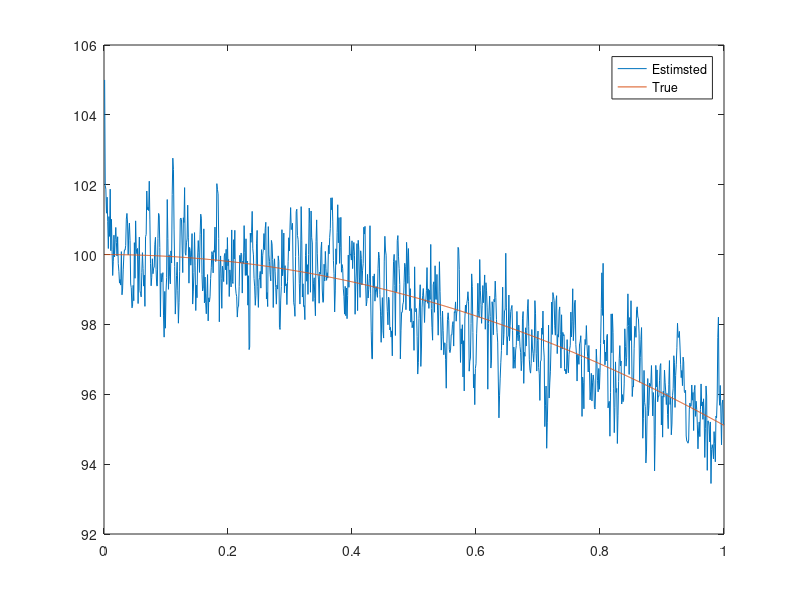

Recreate this plot in MATLAB.
clc, clear; close all;

% Define the system:
N = 1000; % number of time steps
dt = 0.001; % sampling time (sec)
t = dt*(1:N); % time vector
A = [ 1 dt; 0 1]; % state matrix
B = [ -1/2*dt^2; -dt]; % input matrix
C = [ 1 0]; % observation matrix
I  = eye(2) 
Q = I; % state noise covariance
u = 9.8;

% Define the initial position and velocity (the states)
y0 = 100;% m
v0 = 0; % m/s

% Initialize the true state vector
xt = zeros(2,N); % true state vector
xt(:,1) = [y0; v0];

for k = 2:N
    xt(:,k) = A*xt(:,k-1)+B*u;
end

% ------------------
R = 4;
v = 0+sqrt(R)*randn(1,N);
y = C*xt+v;


% ---------------------------
% Implementation of Kalman Filter
x = zeros(2,N);
% Guess
x(:,1)= [ 105;0]; % Initial Guess

% Initialize the covariance matrix
P = [ 10 0; 0 0.1];

for k = 2:N
    % Predict the state vector
    x(:,k) = A*x(:,k-1)+B*u;
    % Predict the covariance matrix
    P = A*P*A'+Q;
    % predict Kalman Gain
    K  =P*C'*pinv(C*P*C'+R);

    % update the state vector
    x(:,k) = x(:,k)+K*(y(k)-C*x(:,k));
    % Update the covariance matrix
    P = (I-K*C)*P;
end


figure;  plot(t,x(1,:)); hold on; plot(t,xt(1,:)); legend('Estimsted','True')







%-------------------------







